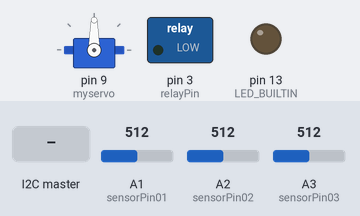
Bench run of a sketch on a simulated Arduino Uno, built with avr-gcc and run on an emulated ATmega328P. Parts: servo, switched loads named in the sketch (green lamp = pin HIGH), output pins drawn as LEDs (lit = HIGH). The inputs (shaded band) are chosen by the test bench; at power-on: A1 (sensorPin01) = 512, A2 (sensorPin02) = 512, A3 (sensorPin03) = 512. What the sketch prints to the serial monitor is not drawn.

Above: at 1.2 s.
1.3 s: the I2C master sends the byte 1
At 3.8 s:
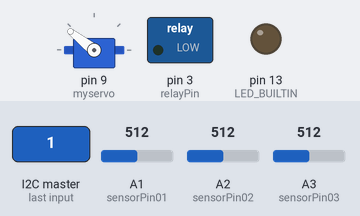
At 4.6 s:
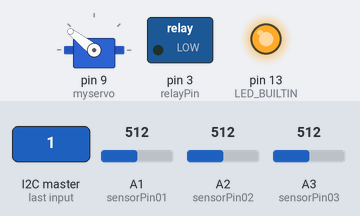
4.8 s: the I2C master sends the byte 2
At 6.4 s:
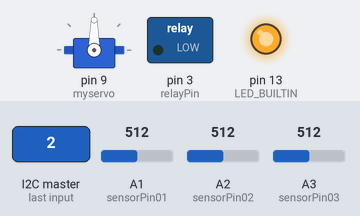
Timing chart, 0 to 17.0 s (numbered marks = the images above; inputs shaded):
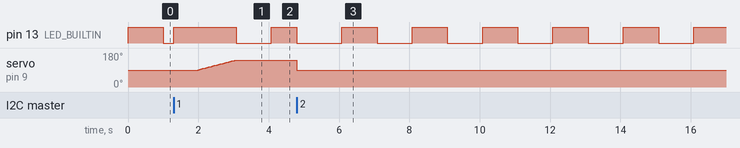

Measured:
- after the input at 1.3 s, servo on pin 9 (myservo): moves from 90° to 142° over 1.0 s, starting after 0.70 s
- after the input at 4.8 s, servo on pin 9 (myservo): 142° → 90° at once
- by itself, pin 13 (LED_BUILTIN): repeats every 2.0 s: HIGH 1.0 s, LOW 1.0 s

The sketch:

jdAffi.ino
```cpp
#include <Wire.h>
#include <Servo.h>

#define SLAVE_ADDRESS 0x40
#define SERVO_UP 30
#define SERVO_DOWN 90

#define TRIM_DURATION 1

int sensorPin01 = A1;
int sensorPin02 = A2;
int sensorPin03 = A3; // Kannensensor
int ts = 0;
int sensorValue = 0;
int relayPin = 3;
int fillmode = 0;

int i = 0;
int v = 0;
int pos = 0;
int wastat = 0;

Servo myservo;

void setup()
{
  Serial.begin(9600);
  pinMode(LED_BUILTIN, OUTPUT);
  pinMode(relayPin, OUTPUT);
  myservo.attach(9);
  Wire.begin(SLAVE_ADDRESS);
  Wire.onReceive(receiveData);
  Wire.onRequest(sendData);
}

void loop()
{
  Serial.print("Hi jd: ");
  digitalWrite(LED_BUILTIN, HIGH);
  if (wastat == 1)
  {
       pos += 2;
       Serial.print("P: ");
       Serial.println(pos);
       myservo.write(pos);
       delay(40);
       if (pos > 140) wastat = 0;
  } else
  {
    delay(1000);
  }
  ts = normalValue(analogRead(sensorPin01));
  sensorValue = ts;
  ts = normalValue(analogRead(sensorPin02));
  sensorValue = sensorValue + (ts * 10);
  ts = normalValue(analogRead(sensorPin03));
  sensorValue = sensorValue + (ts * 100);
  if (fillmode == 1) {
    if (ts == 3) {
       digitalWrite(relayPin, LOW);
       fillmode = 0;
    }
  }
  Serial.println(sensorValue);
  digitalWrite(LED_BUILTIN, LOW);
  if (wastat == 0)  delay(1000);
}

void sendData()
{
  char buf [5];
  sprintf (buf, "%05i", sensorValue);
  Wire.write(buf);
}

void receiveData(int byteCount)
{
  while(Wire.available())
  {
    v = Wire.read();
    Serial.print("data received: ");
    Serial.println(v);
    if (v == 1)
    {
      digitalWrite(LED_BUILTIN, HIGH);
      wastat = 1;
      pos = myservo.read();
    } else if (v == 2)
    {
      digitalWrite(LED_BUILTIN, LOW);
      //myservo.write(SERVO_DOWN);
      myservo.write(90);
      delay(15);
      digitalWrite(relayPin, LOW);
    }
    else if (v == 3)
    {
      digitalWrite(relayPin, HIGH);
      fillmode = 1;
    }
    else if (v == 4)
    {
      digitalWrite(relayPin, LOW);
      fillmode = 0;
    }
  }
}

int normalValue(int v)
{
  int n = 0;
  Serial.println(v);
  if (v > 1000) n = 1;
  if ((v > 700) && (v <= 1000)) n = 2;
  if (v < 700) n = 3;
  return n;
}
```
